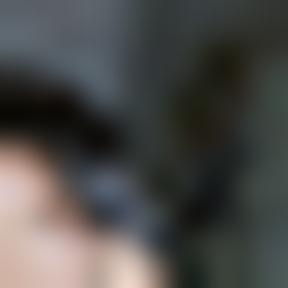
#> input picture InterfaceAutoTest/data/mosaic/12_mosaic_0.jpg, 288 x 288 px; its folder holds only this picture in this run
$ python -i mosaic_generation.py   (imports and definitions only)   (older library calls are emulated)
#> lines starting #> are read from the running program, lines starting #| are printed output that depends on the picture
import os
import random
from PIL import Image, ImageDraw, ImageFilter

# 定义保存随机生成的马赛克图片的目录
SAVE_PATH = 'data/mosaic'


def random_mosaic(img_path, size_range=(50, 300), count_range=(50, 200)):
    """
    随机生成马赛克图片

    Args:
        img_path: 原始图片路径
        size_range: 马赛克大小范围，默认为 (50, 300)
        count_range: 马赛克数量范围，默认为 (50, 200)

    Returns:
        None
    """
#> called with img_path = 'data/mosaic/12_mosaic_0.jpg', size_range = (50, 300), count_range = (50, 200)
    try:
        # 读取原始图片
        with Image.open(img_path) as img:
            # 获取图片大小
#> img is the input picture: PIL image 288x288 RGB; mean R, G, B 76.4, 75.5, 73.6
            width, height = img.size
#> width = 288; height = 288
            # 生成马赛克数量和大小
            size_min, size_max = size_range
            count_min, count_max = count_range
            mosaic_count = random.randint(count_min, count_max)
            mosaic_sizes = [random.randint(size_min, size_max) for _ in range(mosaic_count)]
            # 生成马赛克图片
            for i in range(mosaic_count):
                # 随机生成马赛克宽高和左上角坐标
                mosaic_size = mosaic_sizes[i]
                x1 = random.randint(0, width - mosaic_size)
                y1 = random.randint(0, height - mosaic_size)
                x2 = x1 + mosaic_size
                y2 = y1 + mosaic_size
                # 将区域内的像素块变为马赛克
                mosaic = img.crop((x1, y1, x2, y2)).resize((10, 10), Image.ANTIALIAS).resize((mosaic_size, mosaic_size),
                                                                                             Image.ANTIALIAS)
                # 将马赛克图片保存到文件
                filename = os.path.basename(img_path).split('.')[0] + '_mosaic_' + str(i) + '.jpg'
                mosaic.save(os.path.join(SAVE_PATH, filename))
#> this loop made 6 passes
#> pass 1, in random_mosaic, `mosaic = img.crop((x1, y1, x2, y2)).resize((10, 10), Image.ANTIALIAS)...`:
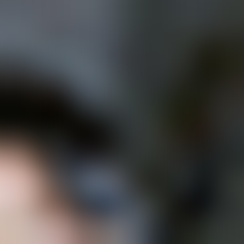
#> mosaic: PIL image 244x244 RGB; mean R, G, B 65.3, 65.4, 64.8
#> pass 2, in random_mosaic, `mosaic = img.crop((x1, y1, x2, y2)).resize((10, 10), Image.ANTIALIAS)...`:
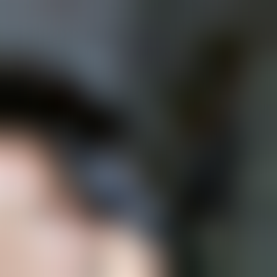
#> mosaic: PIL image 277x277 RGB; mean R, G, B 76.9, 75.4, 73.3
#> pass 3, in random_mosaic, `mosaic = img.crop((x1, y1, x2, y2)).resize((10, 10), Image.ANTIALIAS)...`:
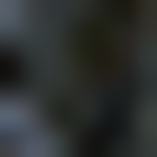
#> mosaic: PIL image 157x157 RGB; mean R, G, B 45.1, 48.4, 47.2
#> after the loop:
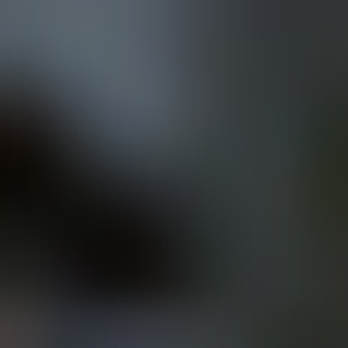
#> mosaic: PIL image 116x116 RGB (shown 3 times larger); mean R, G, B 49.6, 53.9, 55.3
    except Exception as e:
        print(f'Error: {e}')


def mosaic_generation():
    """
    生成马赛克图片

    Returns:
        None
    """
    # 遍历 data/original 目录下的所有图片文件
    for filename in os.listdir('data/original'):
        if filename.endswith('.jpg') or filename.endswith('.jpeg') or filename.endswith('.png'):
            file_path = os.path.join('data/original', filename)
            # 随机生成马赛克并保存
            random_mosaic(file_path)

>>> result = random_mosaic('data/mosaic/12_mosaic_0.jpg')

$ run again, on InterfaceAutoTest/data/mosaic/12_mosaic_104.jpg
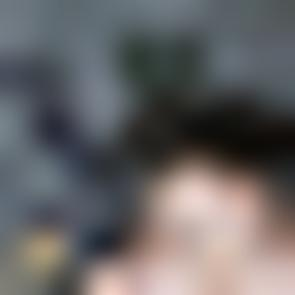
#> input picture InterfaceAutoTest/data/mosaic/12_mosaic_104.jpg, 295 x 295 px
#> in random_mosaic, img is the input picture: PIL image 295x295 RGB; mean R, G, B 102.6, 100.7, 101.7
#> the loop in random_mosaic, `for i in range(mosaic_count):` made 6 passes
#> pass 1, in random_mosaic, `mosaic = img.crop((x1, y1, x2, y2)).resize((10, 10), Image.ANTIALIAS)...`:
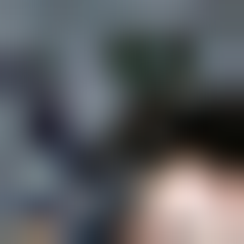
#> mosaic: PIL image 244x244 RGB; mean R, G, B 90.3, 91.9, 94.8
#> after the loop in random_mosaic, `for i in range(mosaic_count):`:
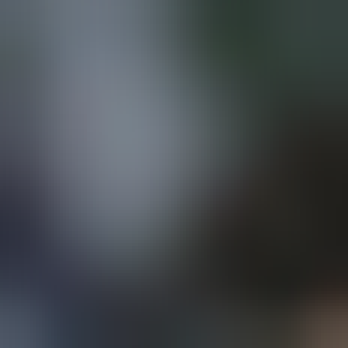
#> mosaic: PIL image 116x116 RGB (shown 3 times larger); mean R, G, B 68.1, 73.4, 77.1
